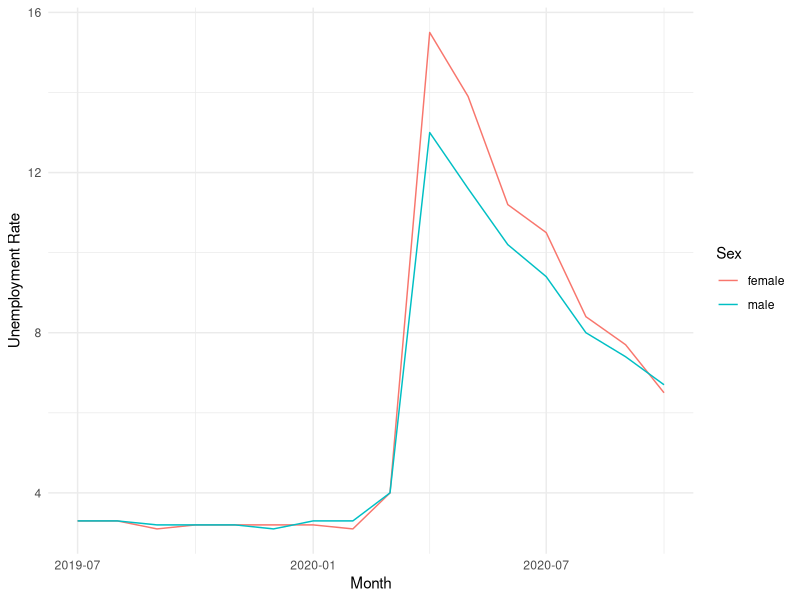

Source code (R): (Note: this script raises an error after producing the figure.)
library(tidyverse)
library(lubridate)
library(readxl)
library(scales)
library(stringr)

men <- read_excel("men.xlsx")
women <- read_excel("women.xlsx")

formatData <- function(df, name){
  df %>%
    filter(Year > 2018) %>%
    pivot_longer(c("Jan", "Feb", "Mar", "Apr", "May", "Jun",
                   "Jul", "Aug", "Sep", "Oct", "Nov", "Dec"),
                 names_to="key", values_to=name) %>%
    unite("Month", c("key", "Year"), sep = "-")
}

men <- formatData(men, "male") %>%
  filter(!is.na(male))

women <- formatData(women, "female") %>%
  filter(!is.na(female))

sex <- left_join(men, women) %>%
  mutate(date = "01") %>%
  unite("Month", c("date", "Month"), sep="-") %>%
  mutate(Month=dmy(Month)) %>%
  pivot_longer(c("male", "female")
               , names_to="Sex"
               , values_to="Unemployment Rate") %>%
  filter(Month >= "2019-07-01")

one <- ggplot(sex) + geom_line(aes(x=Month, y=`Unemployment Rate`,
                                  color=Sex)) + theme_minimal()
  

both_20_24 <- read_excel("both_20_24.xlsx")
total <- read_excel("total.xlsx")

both_20_24 <- formatData(both_20_24, "20-24 Years Old") %>%
  filter(!is.na(`20-24 Years Old`))

total <- formatData(total, "Overall") %>%
  filter(!is.na(Overall))

collegeGrads <- left_join(both_20_24, total)%>%
  mutate(date = "01") %>%
  unite("Month", c("date", "Month"), sep="-") %>%
  mutate(Month=dmy(Month)) %>%
  pivot_longer(c("20-24 Years Old", "Overall")
               , names_to="Category"
               , values_to="Unemployment Rate") %>%
  filter(Month >= "2019-07-01") %>%
  mutate(label=case_when())

two <- ggplot(collegeGrads) + 
  geom_line(aes(x=Month,y=`Unemployment Rate`,color=Category), size=1.5) +
  theme_minimal() + scale_color_manual(values=c("#1F78B4", "#A6CEE3")) +
  labs(title="U.S. Young Adult Unemployment") +
  scale_x_date(breaks=pretty_breaks(6))

ccd1 <- read_excel("ccd1.xlsx")

ccd1 <- ccd1 %>%
  pivot_longer(cols=c("AY20", "AY21"), names_to="Year") %>%
  mutate(Question=str_wrap(Question, width=10))

#df1 <- ccd1 %>% filter()

three <- ggplot(ccd1) +
  geom_bar(aes(x=Question, y=value, fill=Year),position="dodge",stat="identity",width=0.5) +
  theme_minimal() + scale_fill_manual(values=c("#1F78B4", "#A6CEE3")) +
  labs(x="", y="", title="Handshake Postings") + scale_y_continuous(n.breaks=10)
three


ccd2 <- read_excel("ccd2.xlsx")
ccd2 <- ccd2 %>%
  pivot_longer(cols=c("Fall", "Spring"), names_to="time")%>%
  mutate(value=100*value,
         time = case_when(time=="Fall" ~ "10-01",
                          T ~ "04-01")) %>%
  unite("Month", c("time", "Recruiting Year"), sep="-") %>%
  filter(!is.na(value))%>%
  mutate(Month=mdy(Month))

four <- ggplot(ccd2) + geom_line(aes(x=Month,y=value), color="#1F78B4") +
  theme_minimal() + labs(x="", y="% change in hiring", title="Job Outlook Hiring Projections")
four

ccd3 <- read_excel("ccd3.xlsx")

ccd3 <- ccd3 %>%
  pivot_longer(cols=c("AY20", "AY21"), names_to="Year") %>%
  mutate(Question=str_wrap(Question, width=10))

five <- ggplot(ccd3, aes(x=Question,y=value)) +
  geom_bar(aes(fill=Year),position="dodge",stat="identity",width=0.5) +
  theme_minimal() + scale_fill_manual(values=c("#1F78B4", "#A6CEE3")) +
  labs(x="", y="", title="CCD Senior Appointments")
five
